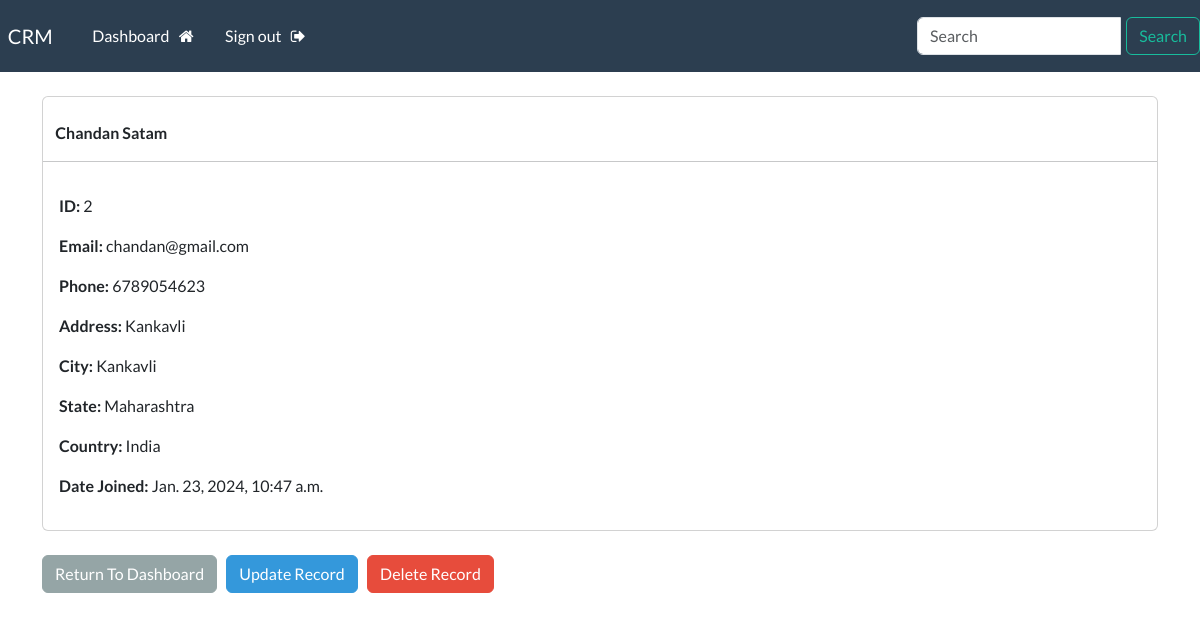
The page /record/2 (signed in) on the database its author committed.
### webapp/models.py (models this page shows)
class Record(models.Model):
    creation_date = models.DateTimeField(auto_now_add=True)
    first_name = models.CharField(max_length=100)
    last_name = models.CharField(max_length=100)
    email= models.CharField(max_length=255)
    phone = models.CharField(max_length=20)
    address = models.CharField(max_length=300)
    city = models.CharField(max_length=255)
    state = models.CharField(max_length=200)
    country = models.CharField(max_length=200)
    def __str__(self):
        return self.first_name + "   " + self.last_name

### webapp/views.py (the view)
# urls.py: path('record/<int:pk>',views.single_record,name="record"),
@login_required(login_url='login')
def single_record(request, pk):
    all_records = Record.objects.get(id=pk)
    context = {'record':all_records}
    print(context,"DEVEN")
    return render(request,'view-record.html',context=context)

### templates/view-record.html (shortened to what this page needs)
{% extends 'base.html' %}
{% block content %}
<div class="card">
        <strong>
            <br>
            {{record.first_name}}
            {{record.last_name}}
        </strong>
        <hr>
    <div class="card-body">
        <p><strong>ID: </strong>{{record.id}}</p>
        <p><strong>Email: </strong>{{record.email}}</p>
        <p><strong>Phone: </strong>{{record.phone}}</p>
        <p><strong>Address: </strong>{{record.address}}</p>
        <p><strong>City: </strong>{{record.city}}</p>
        <p><strong>State: </strong>{{record.state}}</p>
        <p><strong>Country: </strong>{{record.country}}</p>
        <p><strong>Date Joined: </strong>{{record.creation_date}}</p>
    </div>
</div>
<br>
<a href="{% url 'dashboard' %}" class="btn btn-secondary">Return To Dashboard</a>
<a href="{% url 'update_record' record.id %}" class="btn btn-info">Update Record</a>
<a href="{% url 'delete_record' record.id %}" class="btn btn-danger">Delete Record</a>
{% endblock %}36

### rows shown on the page
Record: first_name "Chandan", last_name "Satam", id "2", email "chandan@gmail.com", phone "6789054623", address "Kankavli", city "Kankavli", state "Maharashtra", country "India", creation_date "Jan. 23, 2024, 10:47 a.m."
